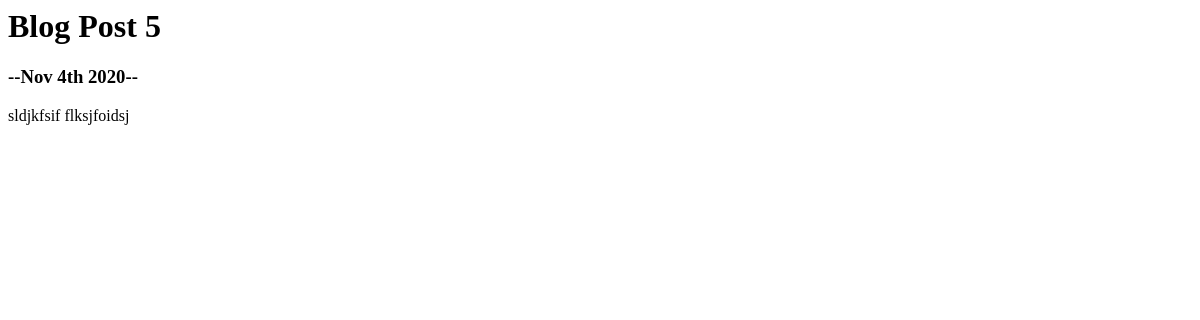
Page /blog/5/ on the earlier database version.
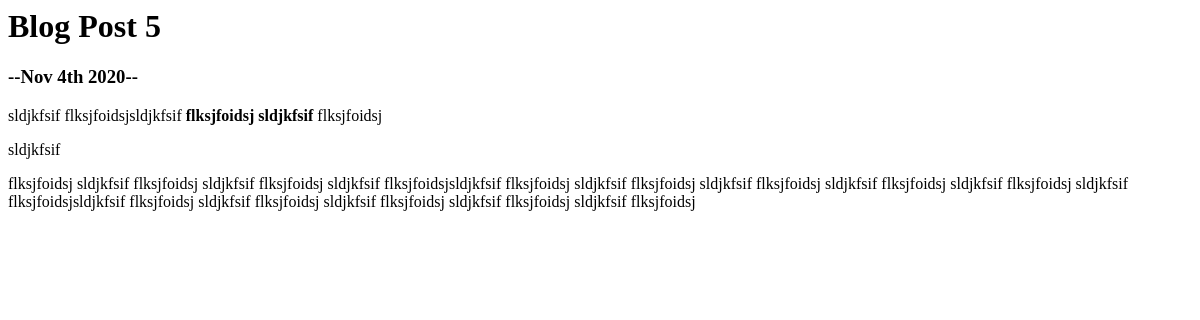
Same page on the later database version.
### blog/models.py (models this page shows, shortened)
class Blog(models.Model):
    title = models.CharField(max_length=200)
    description = models.TextField()
    date = models.DateField()

### blog/views.py (the view)
# urls.py: path('<int:blog_id>/', views.detail, name='detail'),
def detail(request, blog_id):
    blog = get_object_or_404(Blog, pk=blog_id)
    return render(request, 'blog/detail.html', {'blog': blog})

### blog/templates/blog/detail.html
<h1>{{ blog.title }}</h1>
<h3>--{{ blog.date|date:'M jS Y' }}--</h3>
<p>{{ blog.description|safe }}</p>

Differences in the rows shown:
changed Blog "Blog Post 5": description "sldjkfsif flksjfoidsj" → "sldjkfsif flksjfoidsjsldjkfsif flksjfoidsj sldjkfsif flksjfoidsj sldjkfsif flksjfoidsj sldjkfsif flksjfoidsj sldjkfsif flksjfoidsj sldjkfsif flksjfoidsjsldjkfsif flksjfoidsj sldjkfsif flksjfoidsj sldjkfsif flksjfoidsj sldjkfsif flksjfoidsj sldjkfsif flksjfoidsj sldjkfsif flksjfoidsjsldjkfsif flksjfoidsj sldjkfsif flksjfoidsj sldjkfsif flksjfoidsj sldjkfsif flksjfoidsj sldjkfsif flksjfoidsj"
